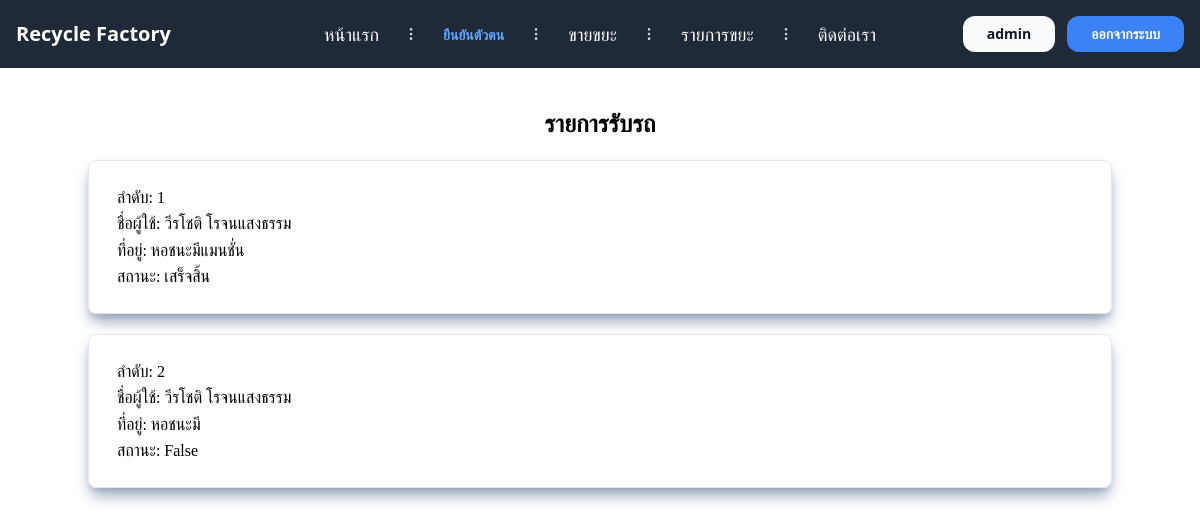
The page /Member/list_order/ (signed in) on the database as committed earlier.
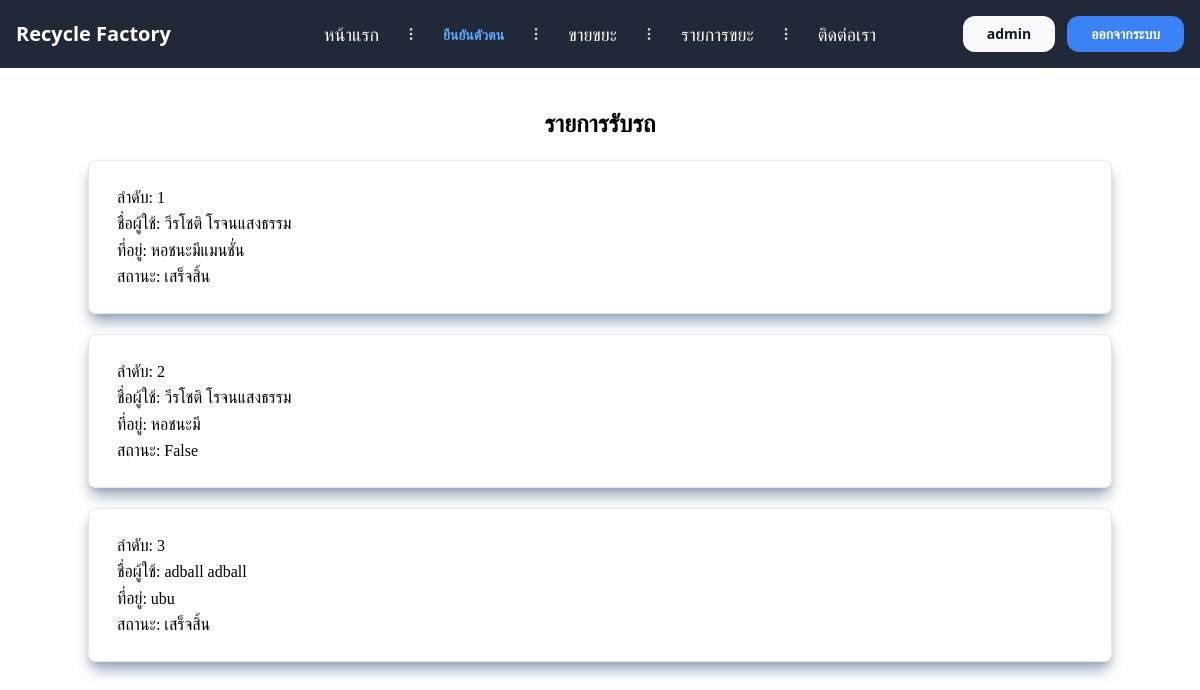
The same page on the database as committed later.
### Member/models.py (models this page shows, shortened)
class RecyclePurchase(models.Model):
    profile = models.ForeignKey(Profile, on_delete=models.CASCADE,null=True, blank=True)
    image = models.ImageField(upload_to='recycle_images/')
    address = models.TextField()
    map_pin = models.CharField(max_length=100)
    has_bottle = models.BooleanField(default=False)
    has_can = models.BooleanField(default=False)
    has_glass_bottle = models.BooleanField(default=False)
    has_paper = models.BooleanField(default=False)
    weight_has_bottle = models.DecimalField(max_digits=5, decimal_places=2, null=True, blank=True)
    weight_has_can = models.DecimalField(max_digits=5, decimal_places=2, null=True, blank=True)
    weight_has_glass_bottle = models.DecimalField(max_digits=5, decimal_places=2, null=True, blank=True)
    weight_has_paper = models.DecimalField(max_digits=5, decimal_places=2, null=True, blank=True)
    TYPES_CHOICES = [
        ('กำลังดำเนินการ', 'กำลังดำเนินการ'),
        ('กำลังเข้ารับ', 'กำลังเข้ารับ'),
        ('รับแล้ว', 'รับแล้ว'),
        ('ตรวจสอบขยะ', 'ตรวจสอบขยะ'),
        ('รอชำระเงิน', 'รอชำระเงิน'),
        ('เสร็จสิ้น', 'เสร็จสิ้น'),
        ('ยกเลิก', 'ยกเลิก'),
    ]
    status = models.CharField(max_length=200, choices=TYPES_CHOICES, null=True, blank=True,default=False)
    created_at = models.DateTimeField(auto_now_add=True, null=True, blank=True)
    id = models.AutoField(primary_key=True)
    slip_image = models.ImageField(upload_to='slip_image/', null=True, blank=True)  # เพิ่มฟิลด์ใหม่นี้

class Profile(models.Model):
    user = models.OneToOneField(User, on_delete=models.CASCADE, null=True, blank=True)
    first_name = models.CharField(max_length=150)
    last_name = models.CharField(max_length=150)
    address = models.TextField()
    bank = models.CharField(max_length=150)
    bank_accounts = models.CharField(max_length=350)
    bank_number = models.CharField(max_length=20)
    pass_bookQR = models.ImageField(upload_to='ImagePassBook/')
    phone = models.CharField(max_length=20, null=True, blank=True)
    status = models.BooleanField(default=False)
    cancel = models.BooleanField(default=False)

### Member/views.py (the view)
# urls.py: path('list_order/', list_order, name='list_order'),
@login_required
def list_order(request):
    if request.user.is_superuser:
        list_orders = RecyclePurchase.objects.all()
    else:
        list_orders = RecyclePurchase.objects.filter(profile__user=request.user)
    return render(request, 'list_order.html', {'list_orders': list_orders})

### templates/list_order.html
{% extends 'base.html' %}
{% load crispy_forms_tags %}
{% block content %}
<div class="flex justify-center " style="font-family:serif">
    <div class="container mt-10">
        <div class="text-center text-2xl font-bold">
            <p>รายการรับรถ</p>
        </div>
        {% for list_order in list_orders %}
                <div class="grid grid-cols-1 gap-5 border mt-5 p-5 rounded-lg shadow-slate-400 shadow-lg">
                    <a href="{% url 'order_detail' list_order.id %}" class="hover: scale-y-110">
                        <div class="p-2 border-zinc-800 rounded-lg shadow-emerald-600 shodow-sm">
                            <p>ลำดับ: {{ forloop.counter }}</p>
                            <p>ชื่อผู้ใช้: {{ list_order.profile.first_name }} {{ list_order.profile.last_name }}</p>
                            <p>ที่อยู่: {{ list_order.address }}</p>
                            <p>สถานะ: {{ list_order.status }}</p>
                        </div>
                    </a>
                </div>
        {% endfor %}
    </div>
</div>
{% endblock %}

Rows that differ between the two databases and show on the page:
added RecyclePurchase: profile.first_name "adball", profile.last_name "adball", address "ubu", status "เสร็จสิ้น"
